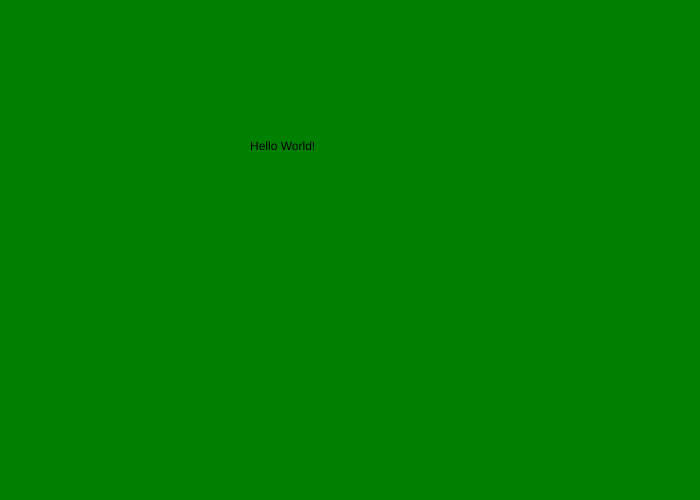
Frame 1 (no input)
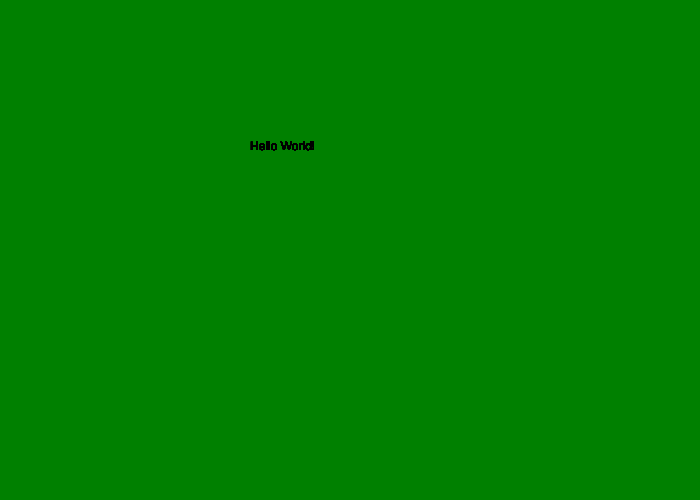
Frame 60 (no input)
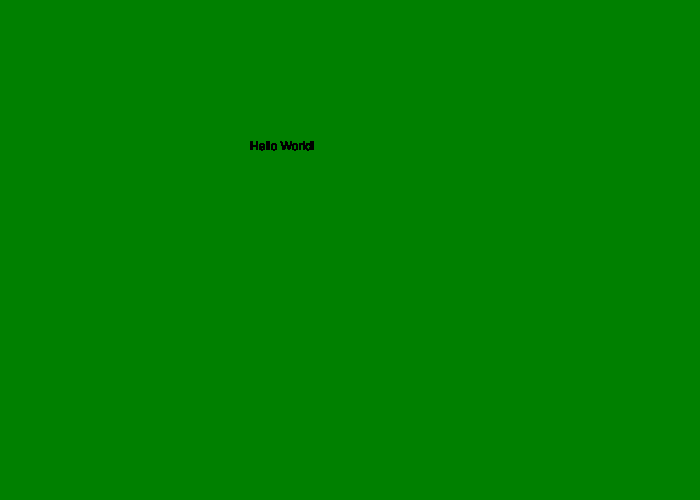
Frame 120 (the mouse pressed at the canvas centre since frame 60)

The p5.js sketch that drew these frames (run headless with seeded random() and noise() and a simulated clock; from frame 60 on, the mouse is pressed at the canvas centre):

// p5.js sketch
// ── sketch.js
// Declare the setup function
function setup() {

  // create a canvas 700px wide and 500px high
  createCanvas( 700, 500 );

  // color the background 'green'
  background( 'green' );
}


// Declare draw() function
function draw(){

  // using the text function, have p5 write, "Hello World!"
  text( "Hello World!", 250, 150 );
}
